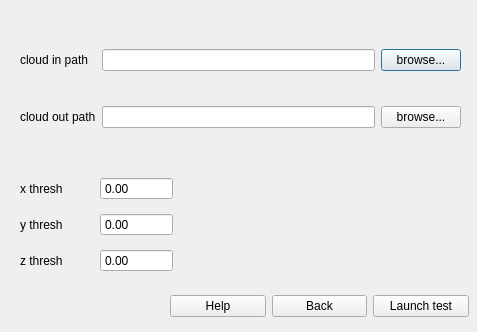
<?xml version="1.0" encoding="UTF-8"?>
<ui version="4.0">
 <class>cloud_crop_test_form</class>
 <widget class="QDialog" name="cloud_crop_test_form">
  <property name="geometry">
   <rect>
    <x>0</x>
    <y>0</y>
    <width>477</width>
    <height>332</height>
   </rect>
  </property>
  <property name="windowTitle">
   <string>Cloud Crop Test</string>
  </property>
  <widget class="QWidget" name="layoutWidget">
   <property name="geometry">
    <rect>
     <x>20</x>
     <y>20</y>
     <width>441</width>
     <height>137</height>
    </rect>
   </property>
   <layout class="QGridLayout" name="varset_1">
    <item row="0" column="0">
     <widget class="QLabel" name="cloud_in_path_label">
      <property name="text">
       <string>cloud in path</string>
      </property>
     </widget>
    </item>
    <item row="0" column="1">
     <widget class="QLineEdit" name="cloud_in_ledit"/>
    </item>
    <item row="0" column="2">
     <widget class="QPushButton" name="cloud_in_browse_btn">
      <property name="text">
       <string>browse...</string>
      </property>
     </widget>
    </item>
    <item row="1" column="0">
     <widget class="QLabel" name="cloud_out_path_label">
      <property name="text">
       <string>cloud out path</string>
      </property>
     </widget>
    </item>
    <item row="1" column="1">
     <widget class="QLineEdit" name="cloud_out_ledit"/>
    </item>
    <item row="1" column="2">
     <widget class="QPushButton" name="cloud_out_browse_btn">
      <property name="text">
       <string>browse...</string>
      </property>
     </widget>
    </item>
   </layout>
  </widget>
  <widget class="QWidget" name="layoutWidget_2">
   <property name="geometry">
    <rect>
     <x>20</x>
     <y>170</y>
     <width>153</width>
     <height>109</height>
    </rect>
   </property>
   <layout class="QGridLayout" name="varset_2">
    <item row="0" column="0">
     <widget class="QLabel" name="x_scale_label">
      <property name="text">
       <string>x thresh</string>
      </property>
     </widget>
    </item>
    <item row="0" column="1">
     <widget class="QDoubleSpinBox" name="x_thresh_dsb">
      <property name="buttonSymbols">
       <enum>QAbstractSpinBox::NoButtons</enum>
      </property>
     </widget>
    </item>
    <item row="1" column="0">
     <widget class="QLabel" name="y_scale_label">
      <property name="text">
       <string>y thresh</string>
      </property>
     </widget>
    </item>
    <item row="1" column="1">
     <widget class="QDoubleSpinBox" name="y_thresh_dsb">
      <property name="buttonSymbols">
       <enum>QAbstractSpinBox::NoButtons</enum>
      </property>
     </widget>
    </item>
    <item row="2" column="0">
     <widget class="QLabel" name="z_scale_label">
      <property name="text">
       <string>z thresh</string>
      </property>
     </widget>
    </item>
    <item row="2" column="1">
     <widget class="QDoubleSpinBox" name="z_thresh_dsb">
      <property name="buttonSymbols">
       <enum>QAbstractSpinBox::NoButtons</enum>
      </property>
     </widget>
    </item>
   </layout>
  </widget>
  <widget class="QWidget" name="layoutWidget">
   <property name="geometry">
    <rect>
     <x>170</x>
     <y>290</y>
     <width>299</width>
     <height>33</height>
    </rect>
   </property>
   <layout class="QHBoxLayout" name="horizontalLayout">
    <item>
     <widget class="QPushButton" name="help_btn">
      <property name="text">
       <string>Help</string>
      </property>
     </widget>
    </item>
    <item>
     <widget class="QPushButton" name="cancel_btn">
      <property name="text">
       <string>Back</string>
      </property>
     </widget>
    </item>
    <item>
     <widget class="QPushButton" name="launch_test_btn">
      <property name="text">
       <string>Launch test</string>
      </property>
     </widget>
    </item>
   </layout>
  </widget>
 </widget>
 <resources/>
 <connections/>
</ui>
